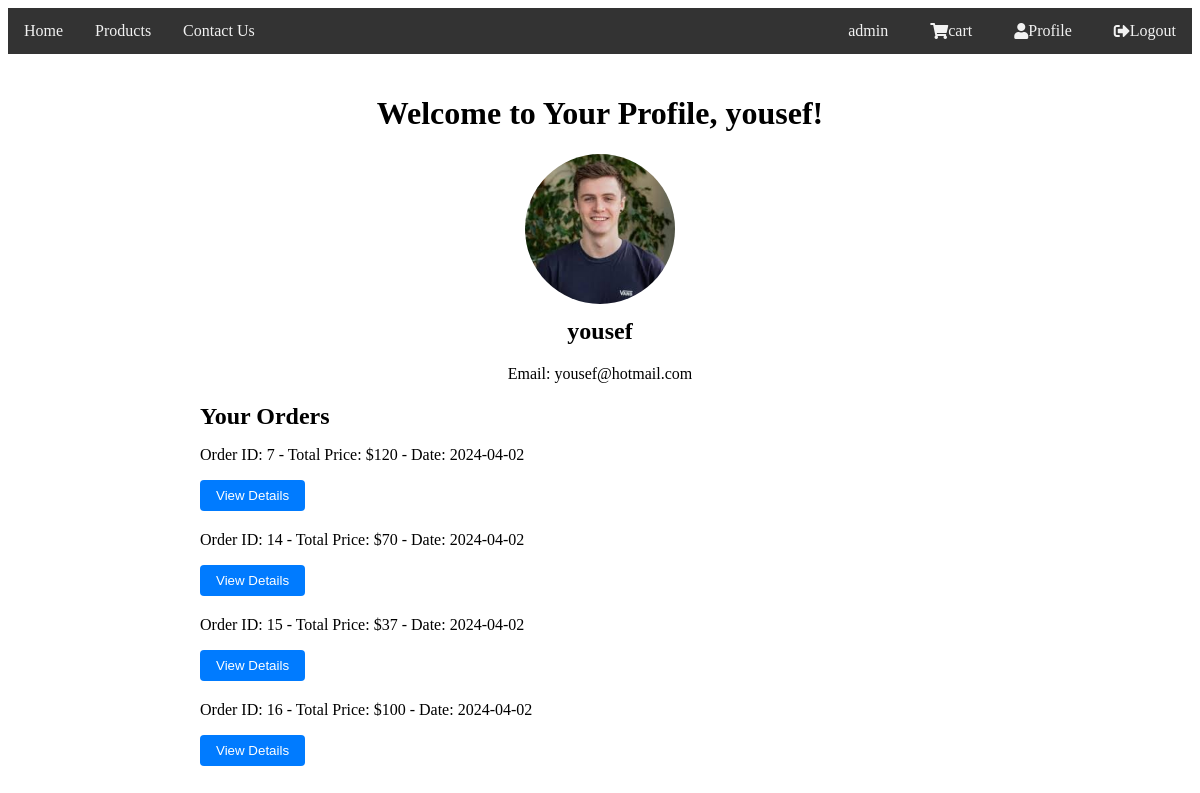
The app's page /profile.php (signed in) with its own data.
### tables this page shows
CREATE TABLE `users` (
  `First name` varchar(32) NOT NULL,
  `Last name` varchar(32) NOT NULL,
  `Username` varchar(32) NOT NULL,
  `password` varchar(32) NOT NULL,
  `e-mail` varchar(32) NOT NULL,
  `phone` varchar(10) NOT NULL,
  `birth date` date NOT NULL,
  `user_id` int(11) NOT NULL,
  `Locked` tinyint(1) NOT NULL,
  `atempt_Date` varchar(255) NOT NULL,
  `temp_password` varchar(255) NOT NULL,
  `chan_bool` smallint(6) NOT NULL,
  `img` varchar(255) NOT NULL,
  `login_attempt` int(11) NOT NULL,
  `failed_atempt` int(11) NOT NULL,
  `last_Login` date DEFAULT NULL,
  `login_status` tinyint(1) NOT NULL DEFAULT 0
);

CREATE TABLE `orders` (
  `order_id` int(11) NOT NULL,
  `user_id` int(11) NOT NULL,
  `OrderDate` date NOT NULL,
  `totalPrice` double NOT NULL
);

### profile.php (the view, shortened to what this page needs)
<?php
    $con = mysqli_connect("localhost", "root", "1234", "projectdb");
    $user_id = $_SESSION['UserL']['id'];
    $query = "SELECT * FROM users WHERE user_id = '$user_id'";
    $result = mysqli_query($con, $query);
    $user = mysqli_fetch_assoc($result);
    $query_orders = "SELECT * FROM orders WHERE user_id = '$user_id'";
    $result_orders = mysqli_query($con, $query_orders);
?>
<!DOCTYPE html>
<html lang="en">
<head>
    <link rel="stylesheet" href="css/profile.css?v=<?php echo time(); ?>">
</head>
<body>
    <?php include 'navbar.php'; ?>
    <div class="container">
        <h1>Welcome to Your Profile, <?php echo $user['Username']; ?>!</h1>
        <div class="user-info">
            <img src="<?php echo $user['img']; ?>" alt="Profile Image">
            <h2><?php echo $user['Username']; ?></h2>
            <p>Email: <?php echo $user['e-mail']; ?></p>
        </div>
        <div class="orders-list">
            <h2>Your Orders</h2>
                <?php
                while ($order = mysqli_fetch_assoc($result_orders)) {
                    echo "<div class='order'>";
                    echo "<p>Order ID: " . $order['order_id'] . " - Total Price: $" . $order['totalPrice'] . " - Date: ".$order['OrderDate']."</p>";
                    echo "<form action='order_detail.php' method='post'>";
                    echo "<button type='submit'>View Details</button>";
                    echo "</form>";
                    echo "</div>";
                }
                ?>
        </div>
    </div>
</body>
</html>

### navbar.php (shortened to what this page needs)
<!DOCTYPE html>
<html lang="en">
<head>
    <link rel="stylesheet" href="css/navbar.css?v=<?php echo time(); ?>">
    <link rel="stylesheet" href="https://cdnjs.cloudflare.com/ajax/libs/font-awesome/5.15.4/css/all.min.css">
</head>
<body>
<div class="topnav">
    <a href="homepage.php">Home</a>
    <a href="products.php">Products</a>
    <a href="contact.php">Contact Us</a>
    <?php
        if(isset($_SESSION['UserL'])) {
            echo '<div class="right-links">';
            if(isset($_SESSION['admin']))
                echo '<a href="admin/index.php">admin</a>';
            echo '<a href="cart.php"><i class="fas fa-shopping-cart"></i>cart</a>';
            echo '<a href="profile.php"><i class="fas fa-user"></i> Profile</a>';
            echo '<a href="logout.php"><i class="fas fa-sign-out-alt"></i> Logout</a>';
            echo '</div>';
        } else {
            echo '<div class="right-links">';
            echo '<a href="login.php"><i class="fas fa-sign-in-alt"></i> Login</a>';
            echo '<a href="register.php"><i class="fas fa-user-plus"></i> Register</a>';
            echo '</div>';
        }
    ?>
</div>
</body>
</html>

### css/profile.css (style rules this page uses)
.container { max-width: 800px; margin: 0 auto; padding: 20px; text-align: center; }
.user-info { margin-bottom: 20px; }
.user-info img { width: 150px; border-radius: 50%; }
.user-info h2 { margin-top: 10px; }
.orders-list { text-align: left; }
.orders-list h2 { margin-bottom: 10px; }
.order { margin-bottom: 20px; }
button[type="submit"] { background-color: #007bff; color: #fff; padding: 8px 16px; border: none; border-radius: 4px; cursor: pointer; transition: background-color 0.3s ease-in-out; }

### css/navbar.css (style rules this page uses)
.topnav { overflow: hidden; background-color: #333; display: flex; justify-content: space-between; align-items: center; }
.topnav a { display: block; color: #f2f2f2; text-align: center; padding: 14px 16px; text-decoration: none; }
.right-links { margin-left: auto; display: flex; }
.right-links a { display: flex; align-items: center; margin-left: 10px; color: #f2f2f2; text-decoration: none; }

### records on screen
users: Username "yousef", img (picture), value "yousef@hotmail.com"
orders: order_id "7", totalPrice "120", OrderDate "2024-04-02"
orders: order_id "14", totalPrice "70", OrderDate "2024-04-02"
orders: order_id "15", totalPrice "37", OrderDate "2024-04-02"
orders: order_id "16", totalPrice "100", OrderDate "2024-04-02"
